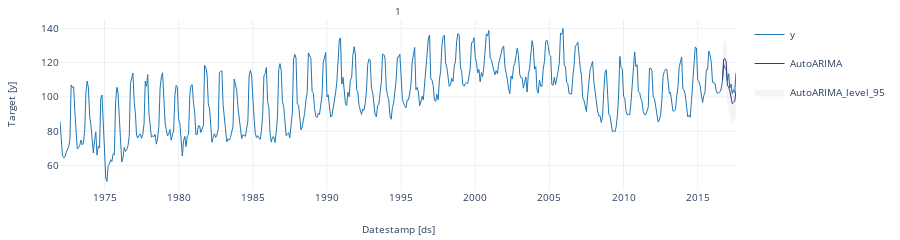

The code cell stored with this chart in its notebook:
### Markdown cell above
Let's plot the same graph using the plot function that comes in `Statsforecast`, as shown below.

### Code cell
sf.plot(df, forecast_df, level=[95])

### Figure 1 — Plotly figure (JSON) as saved in the notebook; plotly's stock layout.template omitted (floating-point values rounded to 4 significant figures; data arrays with more than 128 entries replaced by an {"elided": "..."} marker saying what was removed)
{"data": [{"legendgroup": "y", "line": {"color": "#1f77b4", "width": 1}, "mode": "lines", "name": "y", "showlegend": true, "type": "scatter", "x": {"elided": "548 str values"}, "xaxis": "x", "y": {"elided": "548 float values"}, "yaxis": "y"}, {"legendgroup": "AutoARIMA", "line": {"color": "#393b79", "width": 1}, "mode": "lines", "name": "AutoARIMA", "showlegend": true, "type": "scatter", "x": ["2016-09-01T00:00:00", "2016-10-01T00:00:00", "2016-11-01T00:00:00", "2016-12-01T00:00:00", "2017-01-01T00:00:00", "2017-02-01T00:00:00", "2017-03-01T00:00:00", "2017-04-01T00:00:00", "2017-05-01T00:00:00", "2017-06-01T00:00:00", "2017-07-01T00:00:00", "2017-08-01T00:00:00"], "xaxis": "x", "y": [110.0, 121.9, 122.5, 120.6, 106.9, 105.7, 103.7, 98.51, 96.07, 96.75, 97.45, 103.4], "yaxis": "y"}, {"fill": "toself", "fillcolor": "#393b79", "legendgroup": "AutoARIMA_level_95", "line": {"color": "#393b79", "width": 1}, "mode": "lines", "name": "AutoARIMA_level_95", "opacity": 0.05, "showlegend": true, "type": "scatter", "x": ["2016-09-01T00:00:00.000000000", "2016-10-01T00:00:00.000000000", "2016-11-01T00:00:00.000000000", "2016-12-01T00:00:00.000000000", "2017-01-01T00:00:00.000000000", "2017-02-01T00:00:00.000000000", "2017-03-01T00:00:00.000000000", "2017-04-01T00:00:00.000000000", "2017-05-01T00:00:00.000000000", "2017-06-01T00:00:00.000000000", "2017-07-01T00:00:00.000000000", "2017-08-01T00:00:00.000000000", "2017-08-01T00:00:00.000000000", "2017-07-01T00:00:00.000000000", "2017-06-01T00:00:00.000000000", "2017-05-01T00:00:00.000000000", "2017-04-01T00:00:00.000000000", "2017-03-01T00:00:00.000000000", "2017-02-01T00:00:00.000000000", "2017-01-01T00:00:00.000000000", "2016-12-01T00:00:00.000000000", "2016-11-01T00:00:00.000000000", "2016-10-01T00:00:00.000000000", "2016-09-01T00:00:00.000000000"], "xaxis": "x", "y": [117.8, 131.5, 132.7, 131.1, 117.6, 116.5, 114.5, 109.4, 106.9, 107.6, 108.3, 114.3, 92.54, 86.57, 85.87, 85.2, 87.65, 92.82, 94.91, 96.12, 110.0, 112.2, 112.4, 102.1], "yaxis": "y"}], "layout": {"annotations": [{"font": {"size": 10}, "showarrow": false, "text": "1", "x": 0.5, "xanchor": "center", "xref": "paper", "y": 1, "yanchor": "bottom", "yref": "paper"}, {"font": {"size": 10}, "showarrow": false, "text": "Datestamp [ds]", "x": 0.5, "xanchor": "center", "xref": "paper", "y": 0, "yanchor": "top", "yref": "paper", "yshift": -30}, {"font": {"size": 10}, "showarrow": false, "text": "Target [y]", "textangle": -90, "x": 0, "xanchor": "right", "xref": "paper", "xshift": -40, "y": 0.5, "yanchor": "middle", "yref": "paper"}], "autosize": true, "font": {"size": 10}, "height": 150, "margin": {"b": 50, "l": 60, "r": 10, "t": 20}, "xaxis": {"anchor": "y", "domain": [0, 1], "showticklabels": true, "visible": true}, "yaxis": {"anchor": "x", "domain": [0, 1]}}}
